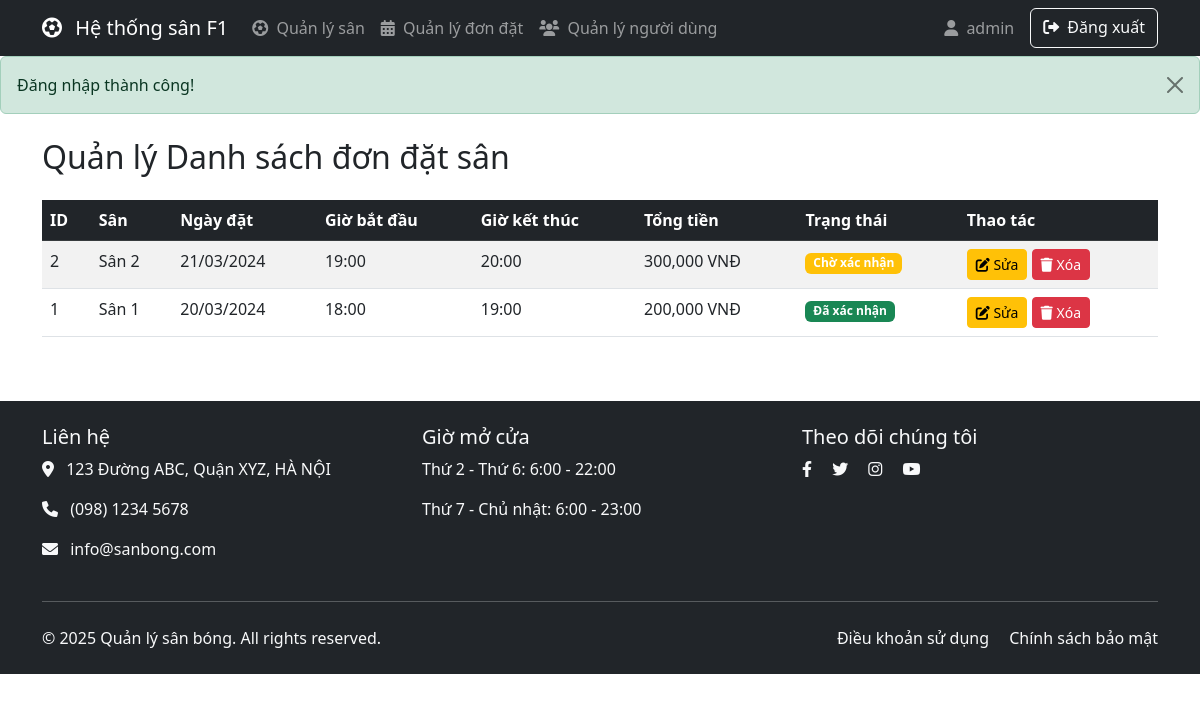
Screenshot of /index.php?controller=booking&action=list (signed in) with the database file from the repository.
### tables this page shows
CREATE TABLE IF NOT EXISTS bookings (
    id INT AUTO_INCREMENT PRIMARY KEY,
    field_id INT NOT NULL,
    user_id INT NOT NULL,
    booking_date DATE NOT NULL,
    start_time TIME NOT NULL,
    end_time TIME NOT NULL,
    total_price DECIMAL(10,2) NOT NULL,
    status ENUM('pending', 'confirmed', 'cancelled') NOT NULL DEFAULT 'pending',
    created_at TIMESTAMP DEFAULT CURRENT_TIMESTAMP,
    FOREIGN KEY (field_id) REFERENCES fields(id),
    FOREIGN KEY (user_id) REFERENCES users(id)
);

CREATE TABLE IF NOT EXISTS fields (
    id INT AUTO_INCREMENT PRIMARY KEY,
    name VARCHAR(100) NOT NULL,
    type TEXT NOT NULL,
    description TEXT,
    price_per_hour DECIMAL(10,2) NOT NULL,
    status ENUM('available', 'maintenance', 'booked') NOT NULL DEFAULT 'available',
    created_at TIMESTAMP DEFAULT CURRENT_TIMESTAMP
);

### config/database.php (called while the page is built)
<?php
class Database {
    private static $instance = null;
    private $conn;
    private function __construct() {
        $host = 'localhost';
        $db_name = 'sports_management';
        $username = 'root';
        $password = 'root';
        try {
            $this->conn = new PDO(
                "mysql:host=" . $host . ";dbname=" . $db_name,
                $username,
                $password
            );
            $this->conn->setAttribute(PDO::ATTR_ERRMODE, PDO::ERRMODE_EXCEPTION);
            $this->conn->exec("set names utf8");
        } catch(PDOException $e) {
            echo "Connection error: " . $e->getMessage();
        }
    }
    public static function getInstance() {
        if (self::$instance == null) {
            self::$instance = new Database();
        }
        return self::$instance;
    }
    public function getConnection() {
        return $this->conn;
    }
}
?>

### models/Booking.php (called while the page is built, shortened)
<?php
require_once 'config/Database.php';
class Booking {
    private $conn;
    private $table_name = "bookings";
    public function __construct() {
        $database = Database::getInstance();
        $this->conn = $database->getConnection();
    }
    public function getAllBookings() {
        $query = "SELECT b.*, f.name as field_name, u.username
                 FROM " . $this->table_name . " b
                 LEFT JOIN fields f ON b.field_id = f.id
                 LEFT JOIN users u ON b.user_id = u.id
                 ORDER BY b.booking_date DESC, b.start_time ASC";
        $stmt = $this->conn->prepare($query);
        $stmt->execute();
        return $stmt;
    }
}
?>

### controllers/BookingController.php (called while the page is built, shortened)
<?php
require_once 'models/Booking.php';
class BookingController {
    private $bookingModel;
    public function __construct() {
        $this->bookingModel = new Booking();
    }
    public function list() {
        if ($_SESSION['user']['role'] === 'admin') {
            $bookings = $this->bookingModel->getAllBookings();
        } else {
            $bookings = $this->bookingModel->getBookingsByUserId($_SESSION['user']['id']);
        }
        require_once 'views/booking/list.php';
    }
}
?>

### views/booking/list.php (the view, shortened to what this page needs)
<?php require_once 'views/layouts/header.php'; ?>
<div class="container mt-4">
    <div class="row">
        <div class="col-12">
            <h2 class="mb-4">Quản lý Danh sách đơn đặt sân</h2>
            <div class="table-responsive">
                <table class="table table-striped table-hover">
                    <thead class="table-dark">
                        <tr>
                            <th>ID</th>
                            <th>Sân</th>
                            <th>Ngày đặt</th>
                            <th>Giờ bắt đầu</th>
                            <th>Giờ kết thúc</th>
                            <th>Tổng tiền</th>
                            <th>Trạng thái</th>
                            <th>Thao tác</th>
                        </tr>
                    </thead>
                    <tbody>
                        <?php foreach ($bookings as $booking): ?>
                            <tr>
                                <td><?php echo $booking['id']; ?></td>
                                <td><?php echo htmlspecialchars($booking['field_name']); ?></td>
                                <td><?php echo date('d/m/Y', strtotime($booking['booking_date'])); ?></td>
                                <td><?php echo date('H:i', strtotime($booking['start_time'])); ?></td>
                                <td><?php echo date('H:i', strtotime($booking['end_time'])); ?></td>
                                <td><?php echo number_format($booking['total_price']); ?> VNĐ</td>
                                <td>
                                    <span class="badge <?php
                                        echo match($booking['status']) {
                                            'pending' => 'bg-warning',
                                            'confirmed' => 'bg-success',
                                            'cancelled' => 'bg-danger',
                                            default => 'bg-secondary'
                                        };
                                    ?>">
                                        <?php
                                        echo match($booking['status']) {
                                            'pending' => 'Chờ xác nhận',
                                            'confirmed' => 'Đã xác nhận',
                                            'cancelled' => 'Đã hủy',
                                            default => 'Không xác định'
                                        };
                                        ?>
                                    </span>
                                </td>
                                <td>
                                    <?php if ($_SESSION['user']['role'] === 'admin' || $booking['user_id'] === $_SESSION['user']['id']): ?>
                                        <a href="index.php?controller=booking&action=update&id=<?php echo $booking['id']; ?>"
                                           class="btn btn-warning btn-sm">
                                            <i class="fas fa-edit"></i> Sửa
                                        </a>
                                        <a href="index.php?controller=booking&action=delete&id=<?php echo $booking['id']; ?>"
                                           class="btn btn-danger btn-sm"
                                           onclick="return confirm('Bạn có chắc chắn muốn xóa lịch đặt sân này?')">
                                            <i class="fas fa-trash"></i> Xóa
                                        </a>
                                    <?php endif; ?>
                                </td>
                            </tr>
                        <?php endforeach; ?>
                    </tbody>
                </table>
            </div>
        </div>
    </div>
</div>
<?php require_once 'views/layouts/footer.php'; ?>

### index.php (shortened to what this page needs)
<?php
$controller = isset($_GET['controller']) ? $_GET['controller'] : 'home';
$action = isset($_GET['action']) ? $_GET['action'] : 'index';
$controller_file = ROOT_PATH . '/controllers/' . ucfirst($controller) . 'Controller.php';
if (file_exists($controller_file)) {
    $controller_instance = new $controller_class();
    if (method_exists($controller_instance, $action)) {
        $controller_instance->$action();
    } else {
        header('Location: ' . BASE_URL);
        exit();
    }
} else {
    header('Location: ' . BASE_URL);
    exit();
}

### views/layouts/header.php (shortened to what this page needs)
<!DOCTYPE html>
<html lang="vi">
<head>
    <link href="https://cdn.jsdelivr.net/npm/bootstrap@5.3.0/dist/css/bootstrap.min.css" rel="stylesheet">
    <link href="https://cdnjs.cloudflare.com/ajax/libs/font-awesome/6.0.0/css/all.min.css" rel="stylesheet">
</head>
<body>
    <nav class="navbar navbar-expand-lg navbar-dark bg-dark">
        <div class="container">
            <a class="navbar-brand" href="index.php?controller=home&action=index">
                <i class="fas fa-futbol me-2"></i>
                Hệ thống sân F1
            </a>
            <div class="collapse navbar-collapse" id="navbarNav">
                <ul class="navbar-nav me-auto">
                    <?php if (isset($_SESSION['user'])): ?>
                        <?php if ($_SESSION['user']['role'] === 'admin'): ?>
                            <li class="nav-item">
                                <a class="nav-link" href="index.php?controller=field">
                                    <i class="fas fa-futbol me-1"></i> Quản lý sân
                                </a>
                            </li>
                            <li class="nav-item">
                                <a class="nav-link" href="index.php?controller=booking&action=list">
                                    <i class="fas fa-calendar-alt me-1"></i> Quản lý đơn đặt
                                </a>
                            </li>
                            <li class="nav-item">
                                <a class="nav-link" href="index.php?controller=user&action=index">
                                    <i class="fas fa-users me-1"></i> Quản lý người dùng
                                </a>
                            </li>
                        <?php endif; ?>
                    <?php endif; ?>
                </ul>
                <div class="d-flex">
                    <?php if (isset($_SESSION['user'])): ?>
                        <span class="navbar-text me-3">
                            <i class="fas fa-user me-1"></i> <?php echo $_SESSION['user']['username']; ?>
                        </span>
                        <a href="index.php?controller=user&action=logout" class="btn btn-outline-light">
                            <i class="fas fa-sign-out-alt me-1"></i> Đăng xuất
                        </a>
                    <?php else: ?>
                        <a href="index.php?controller=user&action=login" class="btn btn-outline-light">
                            <i class="fas fa-sign-in-alt me-1"></i> Đăng nhập
                        </a>
                    <?php endif; ?>
                </div>
            </div>
        </div>
    </nav>
    <?php if (isset($_SESSION['success'])): ?>
        <div class="alert alert-success alert-dismissible fade show" role="alert">
            <?php
            echo $_SESSION['success'];
            ?>
            <button type="button" class="btn-close" data-bs-dismiss="alert" aria-label="Close"></button>
        </div>
    <?php endif; ?>
</body>
</html>

### views/layouts/footer.php (shortened to what this page needs)
    <div class="content">
        <footer class="footer bg-dark text-light py-4 mt-5">
            <div class="container">
                <div class="row">
                    <div class="col-md-4 mb-4 mb-md-0">
                        <h5>Liên hệ</h5>
                        <p><i class="fas fa-map-marker-alt me-2"></i> 123 Đường ABC, Quận XYZ, HÀ NỘI</p>
                        <p><i class="fas fa-phone me-2"></i> (098) 1234 5678</p>
                        <p><i class="fas fa-envelope me-2"></i> info@sanbong.com</p>
                    </div>
                    <div class="col-md-4 mb-4 mb-md-0">
                        <h5>Giờ mở cửa</h5>
                        <p>Thứ 2 - Thứ 6: 6:00 - 22:00</p>
                        <p>Thứ 7 - Chủ nhật: 6:00 - 23:00</p>
                    </div>
                    <div class="col-md-4">
                        <h5>Theo dõi chúng tôi</h5>
                        <div class="social-links">
                            <a href="#" class="text-light me-3"><i class="fab fa-facebook-f"></i></a>
                            <a href="#" class="text-light me-3"><i class="fab fa-twitter"></i></a>
                            <a href="#" class="text-light me-3"><i class="fab fa-instagram"></i></a>
                            <a href="#" class="text-light"><i class="fab fa-youtube"></i></a>
                        </div>
                    </div>
                </div>
                <hr class="my-4">
                <div class="row">
                    <div class="col-md-6 text-center text-md-start">
                        <p class="mb-0">&copy; 2025 Quản lý sân bóng. All rights reserved.</p>
                    </div>
                    <div class="col-md-6 text-center text-md-end">
                        <a href="#" class="text-light text-decoration-none me-3">Điều khoản sử dụng</a>
                        <a href="#" class="text-light text-decoration-none">Chính sách bảo mật</a>
                    </div>
                </div>
            </div>
        </footer>
    </div>
</body>
</html>

### rows the page displays
bookings: id "2", field.name "Sân 2", booking_date "21/03/2024", start_time "19:00", end_time "20:00", total_price "300,000", status "Chờ xác nhận"
bookings: id "1", field.name "Sân 1", booking_date "20/03/2024", start_time "18:00", end_time "19:00", total_price "200,000", status "Đã xác nhận"

### other values shown
$_SESSION['user']['username'] "admin"
$_SESSION['success'] "Đăng nhập thành công!"
